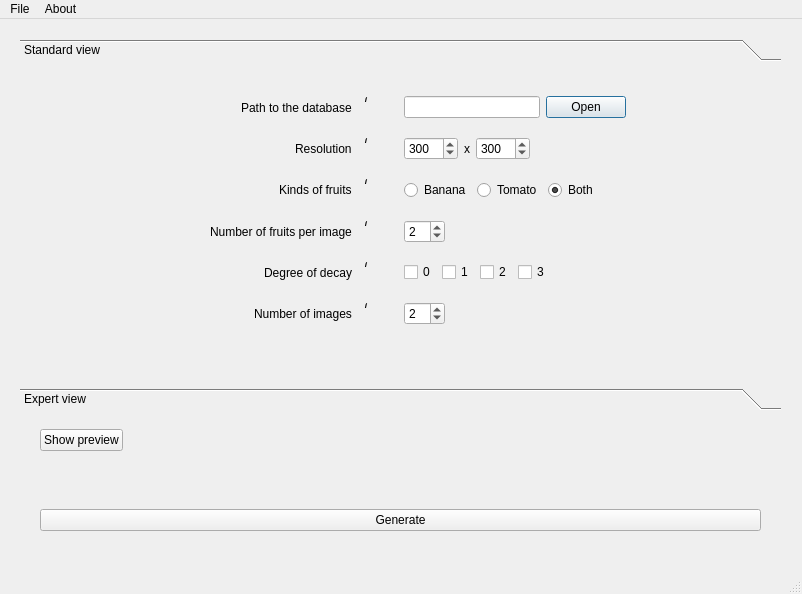
<?xml version="1.0" encoding="UTF-8"?>
<ui version="4.0">
 <class>SmartFridge</class>
 <widget class="QMainWindow" name="SmartFridge">
  <property name="geometry">
   <rect>
    <x>0</x>
    <y>0</y>
    <width>802</width>
    <height>594</height>
   </rect>
  </property>
  <property name="windowTitle">
   <string>SmartFridge</string>
  </property>
  <widget class="QWidget" name="centralwidget">
   <widget class="QToolBox" name="toolBox">
    <property name="geometry">
     <rect>
      <x>20</x>
      <y>20</y>
      <width>761</width>
      <height>371</height>
     </rect>
    </property>
    <property name="currentIndex">
     <number>0</number>
    </property>
    <widget class="QWidget" name="page">
     <property name="geometry">
      <rect>
       <x>0</x>
       <y>0</y>
       <width>761</width>
       <height>307</height>
      </rect>
     </property>
     <attribute name="label">
      <string>Standard view</string>
     </attribute>
     <widget class="QWidget" name="gridLayoutWidget">
      <property name="geometry">
       <rect>
        <x>0</x>
        <y>23</y>
        <width>761</width>
        <height>241</height>
       </rect>
      </property>
      <layout class="QGridLayout" name="gridLayout">
       <property name="leftMargin">
        <number>20</number>
       </property>
       <property name="rightMargin">
        <number>20</number>
       </property>
       <item row="7" column="2">
        <layout class="QGridLayout" name="gridLayout_2">
         <item row="0" column="0">
          <widget class="QSpinBox" name="spinBox_3">
           <property name="value">
            <number>2</number>
           </property>
          </widget>
         </item>
         <item row="0" column="1">
          <spacer name="horizontalSpacer_4">
           <property name="orientation">
            <enum>Qt::Horizontal</enum>
           </property>
           <property name="sizeHint" stdset="0">
            <size>
             <width>40</width>
             <height>20</height>
            </size>
           </property>
          </spacer>
         </item>
        </layout>
       </item>
       <item row="5" column="2">
        <layout class="QHBoxLayout" name="horizontalLayout_3">
         <item>
          <widget class="QRadioButton" name="radioButton_2">
           <property name="text">
            <string>Banana</string>
           </property>
          </widget>
         </item>
         <item>
          <widget class="QRadioButton" name="radioButton_3">
           <property name="text">
            <string>Tomato</string>
           </property>
          </widget>
         </item>
         <item>
          <widget class="QRadioButton" name="radioButton">
           <property name="text">
            <string>Both</string>
           </property>
           <property name="checked">
            <bool>true</bool>
           </property>
           <property name="autoExclusive">
            <bool>true</bool>
           </property>
          </widget>
         </item>
         <item>
          <spacer name="horizontalSpacer_2">
           <property name="orientation">
            <enum>Qt::Horizontal</enum>
           </property>
           <property name="sizeHint" stdset="0">
            <size>
             <width>40</width>
             <height>20</height>
            </size>
           </property>
          </spacer>
         </item>
        </layout>
       </item>
       <item row="8" column="2">
        <layout class="QHBoxLayout" name="horizontalLayout_4">
         <item>
          <widget class="QCheckBox" name="checkBox_1">
           <property name="text">
            <string>0</string>
           </property>
          </widget>
         </item>
         <item>
          <widget class="QCheckBox" name="checkBox_3">
           <property name="text">
            <string>1</string>
           </property>
          </widget>
         </item>
         <item>
          <widget class="QCheckBox" name="checkBox_4">
           <property name="text">
            <string>2</string>
           </property>
          </widget>
         </item>
         <item>
          <widget class="QCheckBox" name="checkBox_5">
           <property name="text">
            <string>3</string>
           </property>
          </widget>
         </item>
         <item>
          <spacer name="horizontalSpacer_5">
           <property name="orientation">
            <enum>Qt::Horizontal</enum>
           </property>
           <property name="sizeHint" stdset="0">
            <size>
             <width>40</width>
             <height>20</height>
            </size>
           </property>
          </spacer>
         </item>
        </layout>
       </item>
       <item row="9" column="2">
        <layout class="QHBoxLayout" name="horizontalLayout_5">
         <item>
          <widget class="QSpinBox" name="spinBox_4">
           <property name="value">
            <number>2</number>
           </property>
          </widget>
         </item>
         <item>
          <spacer name="horizontalSpacer_6">
           <property name="orientation">
            <enum>Qt::Horizontal</enum>
           </property>
           <property name="sizeHint" stdset="0">
            <size>
             <width>40</width>
             <height>20</height>
            </size>
           </property>
          </spacer>
         </item>
        </layout>
       </item>
       <item row="9" column="1">
        <layout class="QHBoxLayout" name="horizontalLayout_6">
         <property name="leftMargin">
          <number>0</number>
         </property>
         <property name="rightMargin">
          <number>20</number>
         </property>
         <item>
          <spacer name="horizontalSpacer_19">
           <property name="orientation">
            <enum>Qt::Horizontal</enum>
           </property>
           <property name="sizeHint" stdset="0">
            <size>
             <width>40</width>
             <height>20</height>
            </size>
           </property>
          </spacer>
         </item>
         <item>
          <widget class="QLabel" name="label_12">
           <property name="text">
            <string>Number of images</string>
           </property>
          </widget>
         </item>
         <item>
          <layout class="QVBoxLayout" name="verticalLayout_3">
           <property name="spacing">
            <number>0</number>
           </property>
           <property name="rightMargin">
            <number>0</number>
           </property>
           <item>
            <widget class="QToolButton" name="toolButton_2">
             <property name="enabled">
              <bool>true</bool>
             </property>
             <property name="font">
              <font>
               <pointsize>6</pointsize>
               <weight>75</weight>
               <italic>true</italic>
               <bold>true</bold>
               <underline>false</underline>
              </font>
             </property>
             <property name="cursor">
              <cursorShape>PointingHandCursor</cursorShape>
             </property>
             <property name="text">
              <string>i</string>
             </property>
             <property name="popupMode">
              <enum>QToolButton::DelayedPopup</enum>
             </property>
             <property name="toolButtonStyle">
              <enum>Qt::ToolButtonFollowStyle</enum>
             </property>
             <property name="autoRaise">
              <bool>true</bool>
             </property>
             <property name="arrowType">
              <enum>Qt::NoArrow</enum>
             </property>
            </widget>
           </item>
           <item>
            <spacer name="verticalSpacer_2">
             <property name="orientation">
              <enum>Qt::Vertical</enum>
             </property>
             <property name="sizeHint" stdset="0">
              <size>
               <width>20</width>
               <height>40</height>
              </size>
             </property>
            </spacer>
           </item>
          </layout>
         </item>
        </layout>
       </item>
       <item row="8" column="1">
        <layout class="QHBoxLayout" name="horizontalLayout_7">
         <property name="rightMargin">
          <number>20</number>
         </property>
         <item>
          <spacer name="horizontalSpacer_18">
           <property name="orientation">
            <enum>Qt::Horizontal</enum>
           </property>
           <property name="sizeHint" stdset="0">
            <size>
             <width>40</width>
             <height>20</height>
            </size>
           </property>
          </spacer>
         </item>
         <item>
          <widget class="QLabel" name="label_7">
           <property name="text">
            <string>Degree of decay</string>
           </property>
          </widget>
         </item>
         <item>
          <layout class="QVBoxLayout" name="verticalLayout_4">
           <property name="spacing">
            <number>0</number>
           </property>
           <property name="rightMargin">
            <number>0</number>
           </property>
           <item>
            <widget class="QToolButton" name="toolButton_3">
             <property name="enabled">
              <bool>true</bool>
             </property>
             <property name="font">
              <font>
               <pointsize>6</pointsize>
               <weight>75</weight>
               <italic>true</italic>
               <bold>true</bold>
               <underline>false</underline>
              </font>
             </property>
             <property name="cursor">
              <cursorShape>PointingHandCursor</cursorShape>
             </property>
             <property name="text">
              <string>i</string>
             </property>
             <property name="popupMode">
              <enum>QToolButton::DelayedPopup</enum>
             </property>
             <property name="toolButtonStyle">
              <enum>Qt::ToolButtonFollowStyle</enum>
             </property>
             <property name="autoRaise">
              <bool>true</bool>
             </property>
             <property name="arrowType">
              <enum>Qt::NoArrow</enum>
             </property>
            </widget>
           </item>
           <item>
            <spacer name="verticalSpacer_3">
             <property name="orientation">
              <enum>Qt::Vertical</enum>
             </property>
             <property name="sizeHint" stdset="0">
              <size>
               <width>20</width>
               <height>40</height>
              </size>
             </property>
            </spacer>
           </item>
          </layout>
         </item>
        </layout>
       </item>
       <item row="7" column="1">
        <layout class="QHBoxLayout" name="horizontalLayout_9">
         <property name="rightMargin">
          <number>20</number>
         </property>
         <item>
          <spacer name="horizontalSpacer_17">
           <property name="orientation">
            <enum>Qt::Horizontal</enum>
           </property>
           <property name="sizeHint" stdset="0">
            <size>
             <width>40</width>
             <height>20</height>
            </size>
           </property>
          </spacer>
         </item>
         <item>
          <widget class="QLabel" name="label_6">
           <property name="text">
            <string>Number of fruits per image</string>
           </property>
          </widget>
         </item>
         <item>
          <layout class="QVBoxLayout" name="verticalLayout_6">
           <property name="spacing">
            <number>0</number>
           </property>
           <property name="rightMargin">
            <number>0</number>
           </property>
           <item>
            <widget class="QToolButton" name="toolButton_5">
             <property name="enabled">
              <bool>true</bool>
             </property>
             <property name="font">
              <font>
               <pointsize>6</pointsize>
               <weight>75</weight>
               <italic>true</italic>
               <bold>true</bold>
               <underline>false</underline>
              </font>
             </property>
             <property name="cursor">
              <cursorShape>PointingHandCursor</cursorShape>
             </property>
             <property name="text">
              <string>i</string>
             </property>
             <property name="popupMode">
              <enum>QToolButton::DelayedPopup</enum>
             </property>
             <property name="toolButtonStyle">
              <enum>Qt::ToolButtonFollowStyle</enum>
             </property>
             <property name="autoRaise">
              <bool>true</bool>
             </property>
             <property name="arrowType">
              <enum>Qt::NoArrow</enum>
             </property>
            </widget>
           </item>
           <item>
            <spacer name="verticalSpacer_5">
             <property name="orientation">
              <enum>Qt::Vertical</enum>
             </property>
             <property name="sizeHint" stdset="0">
              <size>
               <width>20</width>
               <height>40</height>
              </size>
             </property>
            </spacer>
           </item>
          </layout>
         </item>
        </layout>
       </item>
       <item row="5" column="1">
        <layout class="QHBoxLayout" name="horizontalLayout_10">
         <property name="rightMargin">
          <number>20</number>
         </property>
         <item>
          <spacer name="horizontalSpacer_16">
           <property name="orientation">
            <enum>Qt::Horizontal</enum>
           </property>
           <property name="sizeHint" stdset="0">
            <size>
             <width>40</width>
             <height>20</height>
            </size>
           </property>
          </spacer>
         </item>
         <item>
          <widget class="QLabel" name="label_3">
           <property name="text">
            <string>Kinds of fruits</string>
           </property>
          </widget>
         </item>
         <item>
          <layout class="QVBoxLayout" name="verticalLayout_7">
           <property name="spacing">
            <number>0</number>
           </property>
           <property name="rightMargin">
            <number>0</number>
           </property>
           <item>
            <widget class="QToolButton" name="toolButton_6">
             <property name="enabled">
              <bool>true</bool>
             </property>
             <property name="font">
              <font>
               <pointsize>6</pointsize>
               <weight>75</weight>
               <italic>true</italic>
               <bold>true</bold>
               <underline>false</underline>
              </font>
             </property>
             <property name="cursor">
              <cursorShape>PointingHandCursor</cursorShape>
             </property>
             <property name="text">
              <string>i</string>
             </property>
             <property name="popupMode">
              <enum>QToolButton::DelayedPopup</enum>
             </property>
             <property name="toolButtonStyle">
              <enum>Qt::ToolButtonFollowStyle</enum>
             </property>
             <property name="autoRaise">
              <bool>true</bool>
             </property>
             <property name="arrowType">
              <enum>Qt::NoArrow</enum>
             </property>
            </widget>
           </item>
           <item>
            <spacer name="verticalSpacer_6">
             <property name="orientation">
              <enum>Qt::Vertical</enum>
             </property>
             <property name="sizeHint" stdset="0">
              <size>
               <width>20</width>
               <height>40</height>
              </size>
             </property>
            </spacer>
           </item>
          </layout>
         </item>
        </layout>
       </item>
       <item row="4" column="1">
        <layout class="QHBoxLayout" name="horizontalLayout_11">
         <property name="rightMargin">
          <number>20</number>
         </property>
         <item>
          <spacer name="horizontalSpacer_15">
           <property name="orientation">
            <enum>Qt::Horizontal</enum>
           </property>
           <property name="sizeHint" stdset="0">
            <size>
             <width>40</width>
             <height>20</height>
            </size>
           </property>
          </spacer>
         </item>
         <item>
          <widget class="QLabel" name="label_4">
           <property name="text">
            <string>Resolution</string>
           </property>
          </widget>
         </item>
         <item>
          <layout class="QVBoxLayout" name="verticalLayout_9">
           <property name="spacing">
            <number>0</number>
           </property>
           <property name="rightMargin">
            <number>0</number>
           </property>
           <item>
            <widget class="QToolButton" name="toolButton_8">
             <property name="enabled">
              <bool>true</bool>
             </property>
             <property name="font">
              <font>
               <pointsize>6</pointsize>
               <weight>75</weight>
               <italic>true</italic>
               <bold>true</bold>
               <underline>false</underline>
              </font>
             </property>
             <property name="cursor">
              <cursorShape>PointingHandCursor</cursorShape>
             </property>
             <property name="text">
              <string>i</string>
             </property>
             <property name="popupMode">
              <enum>QToolButton::DelayedPopup</enum>
             </property>
             <property name="toolButtonStyle">
              <enum>Qt::ToolButtonFollowStyle</enum>
             </property>
             <property name="autoRaise">
              <bool>true</bool>
             </property>
             <property name="arrowType">
              <enum>Qt::NoArrow</enum>
             </property>
            </widget>
           </item>
           <item>
            <spacer name="verticalSpacer_8">
             <property name="orientation">
              <enum>Qt::Vertical</enum>
             </property>
             <property name="sizeHint" stdset="0">
              <size>
               <width>20</width>
               <height>40</height>
              </size>
             </property>
            </spacer>
           </item>
          </layout>
         </item>
        </layout>
       </item>
       <item row="3" column="1">
        <layout class="QHBoxLayout" name="horizontalLayout_12">
         <property name="rightMargin">
          <number>20</number>
         </property>
         <item>
          <spacer name="horizontalSpacer_14">
           <property name="orientation">
            <enum>Qt::Horizontal</enum>
           </property>
           <property name="sizeHint" stdset="0">
            <size>
             <width>40</width>
             <height>20</height>
            </size>
           </property>
          </spacer>
         </item>
         <item>
          <widget class="QLabel" name="label">
           <property name="text">
            <string>Path to the database</string>
           </property>
          </widget>
         </item>
         <item>
          <layout class="QVBoxLayout" name="verticalLayout_11">
           <property name="spacing">
            <number>0</number>
           </property>
           <property name="rightMargin">
            <number>0</number>
           </property>
           <item>
            <widget class="QToolButton" name="toolButton_10">
             <property name="enabled">
              <bool>true</bool>
             </property>
             <property name="font">
              <font>
               <pointsize>6</pointsize>
               <weight>75</weight>
               <italic>true</italic>
               <bold>true</bold>
               <underline>false</underline>
              </font>
             </property>
             <property name="cursor">
              <cursorShape>PointingHandCursor</cursorShape>
             </property>
             <property name="text">
              <string>i</string>
             </property>
             <property name="popupMode">
              <enum>QToolButton::DelayedPopup</enum>
             </property>
             <property name="toolButtonStyle">
              <enum>Qt::ToolButtonFollowStyle</enum>
             </property>
             <property name="autoRaise">
              <bool>true</bool>
             </property>
             <property name="arrowType">
              <enum>Qt::NoArrow</enum>
             </property>
            </widget>
           </item>
           <item>
            <spacer name="verticalSpacer_10">
             <property name="orientation">
              <enum>Qt::Vertical</enum>
             </property>
             <property name="sizeHint" stdset="0">
              <size>
               <width>20</width>
               <height>40</height>
              </size>
             </property>
            </spacer>
           </item>
          </layout>
         </item>
        </layout>
       </item>
       <item row="4" column="2">
        <layout class="QHBoxLayout" name="horizontalLayout_8">
         <item>
          <widget class="QSpinBox" name="spinBox_1">
           <property name="maximum">
            <number>4096</number>
           </property>
           <property name="value">
            <number>300</number>
           </property>
          </widget>
         </item>
         <item>
          <widget class="QLabel" name="label_5">
           <property name="text">
            <string>x</string>
           </property>
          </widget>
         </item>
         <item>
          <widget class="QSpinBox" name="spinBox_2">
           <property name="maximum">
            <number>4096</number>
           </property>
           <property name="value">
            <number>300</number>
           </property>
          </widget>
         </item>
         <item>
          <spacer name="horizontalSpacer_3">
           <property name="orientation">
            <enum>Qt::Horizontal</enum>
           </property>
           <property name="sizeHint" stdset="0">
            <size>
             <width>40</width>
             <height>20</height>
            </size>
           </property>
          </spacer>
         </item>
        </layout>
       </item>
       <item row="3" column="2">
        <layout class="QHBoxLayout" name="horizontalLayout_2">
         <item>
          <widget class="QLineEdit" name="lineEdit"/>
         </item>
         <item alignment="Qt::AlignLeft">
          <widget class="QDialogButtonBox" name="buttonBox">
           <property name="locale">
            <locale language="English" country="UnitedStates"/>
           </property>
           <property name="standardButtons">
            <set>QDialogButtonBox::Open</set>
           </property>
           <property name="centerButtons">
            <bool>false</bool>
           </property>
          </widget>
         </item>
         <item>
          <spacer name="horizontalSpacer">
           <property name="orientation">
            <enum>Qt::Horizontal</enum>
           </property>
           <property name="sizeHint" stdset="0">
            <size>
             <width>40</width>
             <height>20</height>
            </size>
           </property>
          </spacer>
         </item>
        </layout>
       </item>
      </layout>
     </widget>
    </widget>
    <widget class="QWidget" name="page_2">
     <property name="geometry">
      <rect>
       <x>0</x>
       <y>0</y>
       <width>761</width>
       <height>307</height>
      </rect>
     </property>
     <attribute name="label">
      <string>Expert view</string>
     </attribute>
     <widget class="QWidget" name="formLayoutWidget">
      <property name="geometry">
       <rect>
        <x>-1</x>
        <y>19</y>
        <width>761</width>
        <height>181</height>
       </rect>
      </property>
      <layout class="QFormLayout" name="formLayout">
       <property name="fieldGrowthPolicy">
        <enum>QFormLayout::ExpandingFieldsGrow</enum>
       </property>
       <item row="1" column="0">
        <layout class="QHBoxLayout" name="horizontalLayout_13">
         <property name="rightMargin">
          <number>20</number>
         </property>
         <item>
          <spacer name="horizontalSpacer_7">
           <property name="orientation">
            <enum>Qt::Horizontal</enum>
           </property>
           <property name="sizeHint" stdset="0">
            <size>
             <width>40</width>
             <height>20</height>
            </size>
           </property>
          </spacer>
         </item>
         <item>
          <spacer name="horizontalSpacer_21">
           <property name="orientation">
            <enum>Qt::Horizontal</enum>
           </property>
           <property name="sizeHint" stdset="0">
            <size>
             <width>40</width>
             <height>20</height>
            </size>
           </property>
          </spacer>
         </item>
         <item>
          <spacer name="horizontalSpacer_20">
           <property name="orientation">
            <enum>Qt::Horizontal</enum>
           </property>
           <property name="sizeHint" stdset="0">
            <size>
             <width>40</width>
             <height>20</height>
            </size>
           </property>
          </spacer>
         </item>
         <item>
          <widget class="QLabel" name="label_8">
           <property name="text">
            <string>Camera position  </string>
           </property>
          </widget>
         </item>
         <item>
          <layout class="QVBoxLayout" name="verticalLayout_12">
           <property name="spacing">
            <number>0</number>
           </property>
           <property name="rightMargin">
            <number>0</number>
           </property>
           <item>
            <widget class="QToolButton" name="toolButton_11">
             <property name="enabled">
              <bool>true</bool>
             </property>
             <property name="font">
              <font>
               <pointsize>6</pointsize>
               <weight>75</weight>
               <italic>true</italic>
               <bold>true</bold>
               <underline>false</underline>
              </font>
             </property>
             <property name="cursor">
              <cursorShape>PointingHandCursor</cursorShape>
             </property>
             <property name="text">
              <string>i</string>
             </property>
             <property name="popupMode">
              <enum>QToolButton::DelayedPopup</enum>
             </property>
             <property name="toolButtonStyle">
              <enum>Qt::ToolButtonFollowStyle</enum>
             </property>
             <property name="autoRaise">
              <bool>true</bool>
             </property>
             <property name="arrowType">
              <enum>Qt::NoArrow</enum>
             </property>
            </widget>
           </item>
           <item>
            <spacer name="verticalSpacer_11">
             <property name="orientation">
              <enum>Qt::Vertical</enum>
             </property>
             <property name="sizeHint" stdset="0">
              <size>
               <width>20</width>
               <height>40</height>
              </size>
             </property>
            </spacer>
           </item>
          </layout>
         </item>
        </layout>
       </item>
       <item row="1" column="1">
        <layout class="QHBoxLayout" name="horizontalLayout_14">
         <item>
          <widget class="QSpinBox" name="spinBox_5">
           <property name="maximum">
            <number>360</number>
           </property>
          </widget>
         </item>
         <item>
          <widget class="QLabel" name="label_9">
           <property name="text">
            <string>  X-axis  </string>
           </property>
          </widget>
         </item>
         <item>
          <widget class="QSpinBox" name="spinBox_6">
           <property name="maximum">
            <number>360</number>
           </property>
          </widget>
         </item>
         <item>
          <widget class="QLabel" name="label_10">
           <property name="text">
            <string>  Y-axis  </string>
           </property>
          </widget>
         </item>
         <item>
          <widget class="QSpinBox" name="spinBox_7">
           <property name="maximum">
            <number>360</number>
           </property>
          </widget>
         </item>
         <item>
          <widget class="QLabel" name="label_11">
           <property name="text">
            <string>  Z-axis  </string>
           </property>
          </widget>
         </item>
         <item>
          <spacer name="horizontalSpacer_8">
           <property name="orientation">
            <enum>Qt::Horizontal</enum>
           </property>
           <property name="sizeHint" stdset="0">
            <size>
             <width>40</width>
             <height>20</height>
            </size>
           </property>
          </spacer>
         </item>
        </layout>
       </item>
       <item row="2" column="0">
        <layout class="QHBoxLayout" name="horizontalLayout_15">
         <property name="rightMargin">
          <number>20</number>
         </property>
         <item>
          <spacer name="horizontalSpacer_9">
           <property name="orientation">
            <enum>Qt::Horizontal</enum>
           </property>
           <property name="sizeHint" stdset="0">
            <size>
             <width>40</width>
             <height>20</height>
            </size>
           </property>
          </spacer>
         </item>
         <item>
          <widget class="QLabel" name="label_13">
           <property name="text">
            <string>Lightning  </string>
           </property>
          </widget>
         </item>
         <item>
          <layout class="QVBoxLayout" name="verticalLayout_14">
           <property name="spacing">
            <number>0</number>
           </property>
           <property name="rightMargin">
            <number>0</number>
           </property>
           <item>
            <widget class="QToolButton" name="toolButton_13">
             <property name="enabled">
              <bool>true</bool>
             </property>
             <property name="font">
              <font>
               <pointsize>6</pointsize>
               <weight>75</weight>
               <italic>true</italic>
               <bold>true</bold>
               <underline>false</underline>
              </font>
             </property>
             <property name="cursor">
              <cursorShape>PointingHandCursor</cursorShape>
             </property>
             <property name="text">
              <string>i</string>
             </property>
             <property name="popupMode">
              <enum>QToolButton::DelayedPopup</enum>
             </property>
             <property name="toolButtonStyle">
              <enum>Qt::ToolButtonFollowStyle</enum>
             </property>
             <property name="autoRaise">
              <bool>true</bool>
             </property>
             <property name="arrowType">
              <enum>Qt::NoArrow</enum>
             </property>
            </widget>
           </item>
           <item>
            <spacer name="verticalSpacer_13">
             <property name="orientation">
              <enum>Qt::Vertical</enum>
             </property>
             <property name="sizeHint" stdset="0">
              <size>
               <width>20</width>
               <height>40</height>
              </size>
             </property>
            </spacer>
           </item>
          </layout>
         </item>
        </layout>
       </item>
       <item row="2" column="1">
        <layout class="QHBoxLayout" name="horizontalLayout_16">
         <item>
          <widget class="QSpinBox" name="spinBox_8"/>
         </item>
         <item>
          <spacer name="horizontalSpacer_10">
           <property name="orientation">
            <enum>Qt::Horizontal</enum>
           </property>
           <property name="sizeHint" stdset="0">
            <size>
             <width>40</width>
             <height>20</height>
            </size>
           </property>
          </spacer>
         </item>
        </layout>
       </item>
       <item row="3" column="0">
        <layout class="QHBoxLayout" name="horizontalLayout_17">
         <property name="rightMargin">
          <number>20</number>
         </property>
         <item>
          <spacer name="horizontalSpacer_11">
           <property name="orientation">
            <enum>Qt::Horizontal</enum>
           </property>
           <property name="sizeHint" stdset="0">
            <size>
             <width>40</width>
             <height>20</height>
            </size>
           </property>
          </spacer>
         </item>
         <item>
          <widget class="QLabel" name="label_14">
           <property name="text">
            <string>Background color  </string>
           </property>
          </widget>
         </item>
         <item>
          <layout class="QVBoxLayout" name="verticalLayout_15">
           <property name="spacing">
            <number>0</number>
           </property>
           <property name="rightMargin">
            <number>0</number>
           </property>
           <item>
            <widget class="QToolButton" name="toolButton_14">
             <property name="enabled">
              <bool>true</bool>
             </property>
             <property name="font">
              <font>
               <pointsize>6</pointsize>
               <weight>75</weight>
               <italic>true</italic>
               <bold>true</bold>
               <underline>false</underline>
              </font>
             </property>
             <property name="cursor">
              <cursorShape>PointingHandCursor</cursorShape>
             </property>
             <property name="text">
              <string>i</string>
             </property>
             <property name="popupMode">
              <enum>QToolButton::DelayedPopup</enum>
             </property>
             <property name="toolButtonStyle">
              <enum>Qt::ToolButtonFollowStyle</enum>
             </property>
             <property name="autoRaise">
              <bool>true</bool>
             </property>
             <property name="arrowType">
              <enum>Qt::NoArrow</enum>
             </property>
            </widget>
           </item>
           <item>
            <spacer name="verticalSpacer_14">
             <property name="orientation">
              <enum>Qt::Vertical</enum>
             </property>
             <property name="sizeHint" stdset="0">
              <size>
               <width>20</width>
               <height>40</height>
              </size>
             </property>
            </spacer>
           </item>
          </layout>
         </item>
        </layout>
       </item>
       <item row="3" column="1">
        <layout class="QHBoxLayout" name="horizontalLayout_18">
         <item>
          <widget class="KColorButton" name="kcolorbutton">
           <property name="color">
            <color>
             <red>255</red>
             <green>255</green>
             <blue>255</blue>
            </color>
           </property>
           <property name="defaultColor">
            <color>
             <red>255</red>
             <green>255</green>
             <blue>255</blue>
            </color>
           </property>
           <property name="alphaChannelEnabled">
            <bool>false</bool>
           </property>
          </widget>
         </item>
         <item>
          <spacer name="horizontalSpacer_12">
           <property name="orientation">
            <enum>Qt::Horizontal</enum>
           </property>
           <property name="sizeHint" stdset="0">
            <size>
             <width>40</width>
             <height>20</height>
            </size>
           </property>
          </spacer>
         </item>
        </layout>
       </item>
      </layout>
     </widget>
    </widget>
   </widget>
   <widget class="QWidget" name="verticalLayoutWidget">
    <property name="geometry">
     <rect>
      <x>20</x>
      <y>410</y>
      <width>761</width>
      <height>102</height>
     </rect>
    </property>
    <layout class="QVBoxLayout" name="verticalLayout">
     <property name="leftMargin">
      <number>20</number>
     </property>
     <property name="rightMargin">
      <number>20</number>
     </property>
     <item>
      <layout class="QHBoxLayout" name="horizontalLayout">
       <item>
        <widget class="QPushButton" name="pushButton_2">
         <property name="text">
          <string>Show preview</string>
         </property>
        </widget>
       </item>
       <item>
        <spacer name="horizontalSpacer_13">
         <property name="orientation">
          <enum>Qt::Horizontal</enum>
         </property>
         <property name="sizeHint" stdset="0">
          <size>
           <width>40</width>
           <height>20</height>
          </size>
         </property>
        </spacer>
       </item>
      </layout>
     </item>
     <item>
      <spacer name="verticalSpacer">
       <property name="orientation">
        <enum>Qt::Vertical</enum>
       </property>
       <property name="sizeHint" stdset="0">
        <size>
         <width>20</width>
         <height>40</height>
        </size>
       </property>
      </spacer>
     </item>
     <item>
      <widget class="QPushButton" name="pushButton">
       <property name="text">
        <string>Generate</string>
       </property>
      </widget>
     </item>
    </layout>
   </widget>
  </widget>
  <widget class="QMenuBar" name="menubar">
   <property name="geometry">
    <rect>
     <x>0</x>
     <y>0</y>
     <width>802</width>
     <height>30</height>
    </rect>
   </property>
   <widget class="QMenu" name="menuFile">
    <property name="title">
     <string>File</string>
    </property>
    <addaction name="actionOpen_database_directory"/>
    <addaction name="separator"/>
    <addaction name="actionClose"/>
   </widget>
   <widget class="QMenu" name="menuAbout">
    <property name="title">
     <string>About</string>
    </property>
    <addaction name="actionAbout"/>
   </widget>
   <addaction name="menuFile"/>
   <addaction name="menuAbout"/>
  </widget>
  <widget class="QStatusBar" name="statusbar"/>
  <action name="actionOpen_database_directory">
   <property name="text">
    <string>Open database directory</string>
   </property>
  </action>
  <action name="actionClose">
   <property name="text">
    <string>Exit</string>
   </property>
  </action>
  <action name="actionAbout">
   <property name="text">
    <string>About</string>
   </property>
  </action>
 </widget>
 <customwidgets>
  <customwidget>
   <class>KColorButton</class>
   <extends>QPushButton</extends>
   <header>kcolorbutton.h</header>
  </customwidget>
 </customwidgets>
 <resources/>
 <connections/>
</ui>
